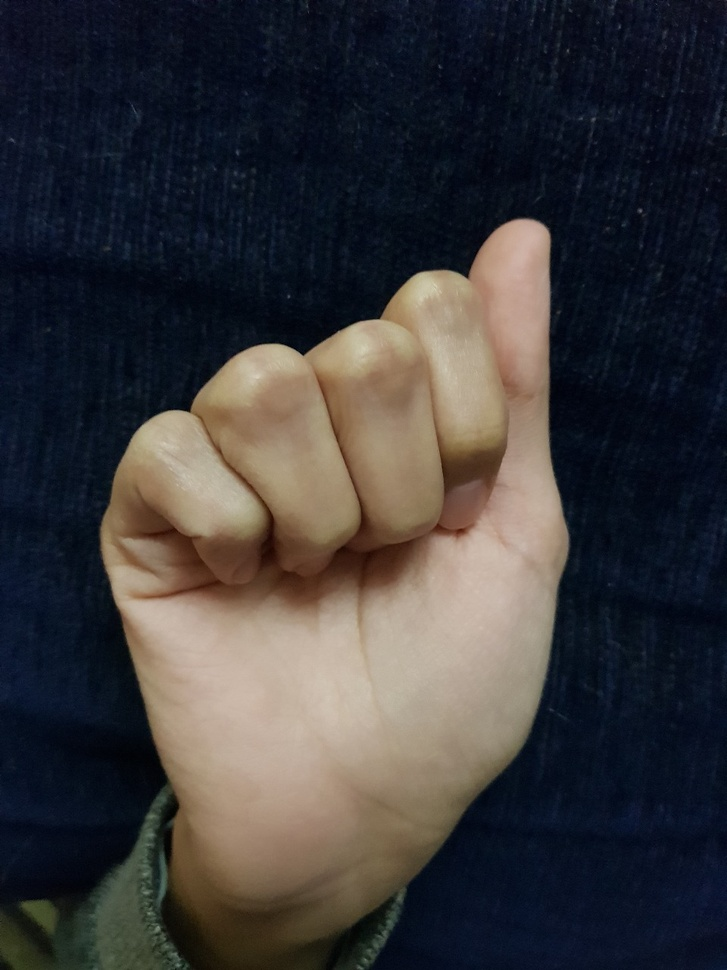
#> input picture images/A1.jpeg, 727 x 970 px, shrunk from 960 x 1280 before the run, given in place of A1.jpg, which was not available
$ jupyter execute Untitled.ipynb
#> lines starting #> are read from the running program, lines starting #| are printed output that depends on the picture; after the words box and inside, x2 and y2 are one past the last pixel; in counts of white or black regions, pixels touching at a corner belong together; pictures that were not available may be replaced by others from this repository, and a replacement may not be noted
### src/commonfunctions.py

import skimage.io as io
import matplotlib.pyplot as plt
import numpy as np
from skimage.exposure import histogram
from matplotlib.pyplot import bar
from skimage.color import rgb2gray,rgb2hsv

# Convolution:
from scipy.signal import convolve2d
from scipy import fftpack
import math

from skimage.util import random_noise
from skimage.filters import median
from skimage.feature import canny

from mpl_toolkits.mplot3d import Axes3D  # noqa: F401 unused import

import matplotlib.pyplot as plt
from matplotlib import cm
from matplotlib.ticker import LinearLocator, FormatStrFormatter
import numpy as np

# Edges
from skimage.filters import sobel_h, sobel, sobel_v,roberts, prewitt

# Show the figures / plots inside the notebook
def show_images(images,titles=None):
    #This function is used to show image(s) with titles by sending an array of images and an array of associated titles.
    # images[0] will be drawn with the title titles[0] if exists
    # You aren't required to understand this function, use it as-is.
    n_ims = len(images)
    if titles is None: titles = ['(%d)' % i for i in range(1,n_ims + 1)]
    fig = plt.figure()
    n = 1
    for image,title in zip(images,titles):
        a = fig.add_subplot(1,n_ims,n)
        if image.ndim == 2:
            plt.gray()
        plt.imshow(image)
        a.set_title(title)
        plt.axis('off')
        n += 1
    fig.set_size_inches(np.array(fig.get_size_inches()) * n_ims)
    plt.show()


# [43 lines left out: functions show_3d_image, show_3d_image_filtering_in_freq, showHist, not called in this run]

### src/Untitled.ipynb
[cell 1]
import cv2
from commonfunctions import *
from scipy import ndimage as nd
import math

# [6 lines left out: function Gamma_Correction, not called in this run]

img = io.imread("../images/ASL/A/A1.jpg")
#> img is the input picture: shape (970, 727, 3); mean R, G, B 58.2, 56.2, 57.8
#img = cv2.cvtColor(img, cv2.COLOR_RGB2YCrCb)
y=img[:,:,0]
cr=img[:,:,1]
cb=img[:,:,2]
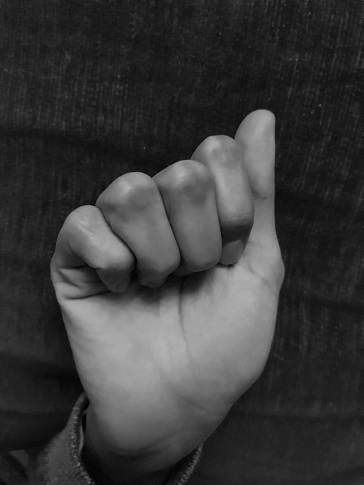
#> cb: shape (970, 727) (shown at 1/2 size); min 0, max 185, mean 57.8


# [7 lines of commented-out code are left out]

show_images([y,cr,cb])
#> in show_images, `n_ims = len(images)`: n_ims = 3
#> the loop in show_images, `for image,title in zip(images,titles):` made 3 passes
#> title on passes 1 to 3: '(1)', '(2)', '(3)'
#> after the loop in show_images, `for image,title in zip(images,titles):`: n = 4

img=np.array([y,cr,cb])
img=np.array(img[0:3].T)
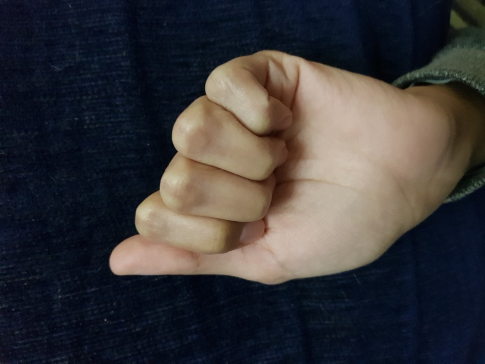
#> img: shape (727, 970, 3) (shown at 1/2 size); mean R, G, B 58.2, 56.2, 57.8
print(img.shape)
#| (727, 970, 3)

img = cv2.cvtColor(img, cv2.COLOR_RGB2YCrCb)
#> img: shape (727, 970, 3); mean of channels 0, 1, 2 57, 128.9, 128.5

y=img[:,:,0]
#> y: shape (727, 970)
cr=img[:,:,1]
#> cr: shape (727, 970)
cb=img[:,:,2]
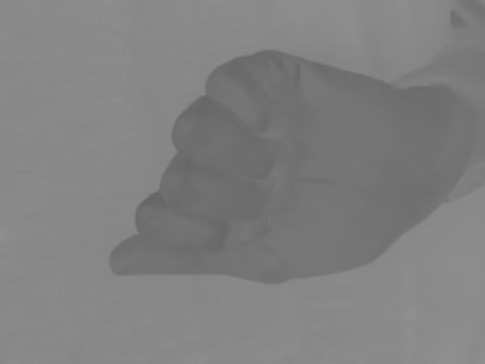
#> cb: shape (727, 970) (shown at 1/2 size); min 99, max 144, mean 128.5


# y=Gamma_Correction(y,1,1.5)
# cr=Gamma_Correction(cr,1,0.5)
# cb=Gamma_Correction(cb,1,0.5)

show_images([y,cr,cb])
#> the loop in show_images (call 2), `for image,title in zip(images,titles):` made 3 passes

y1=y.copy()
cr1=cr.copy()
cb1=cb.copy()

y[y1>80]=0
y[y1<=80]=255
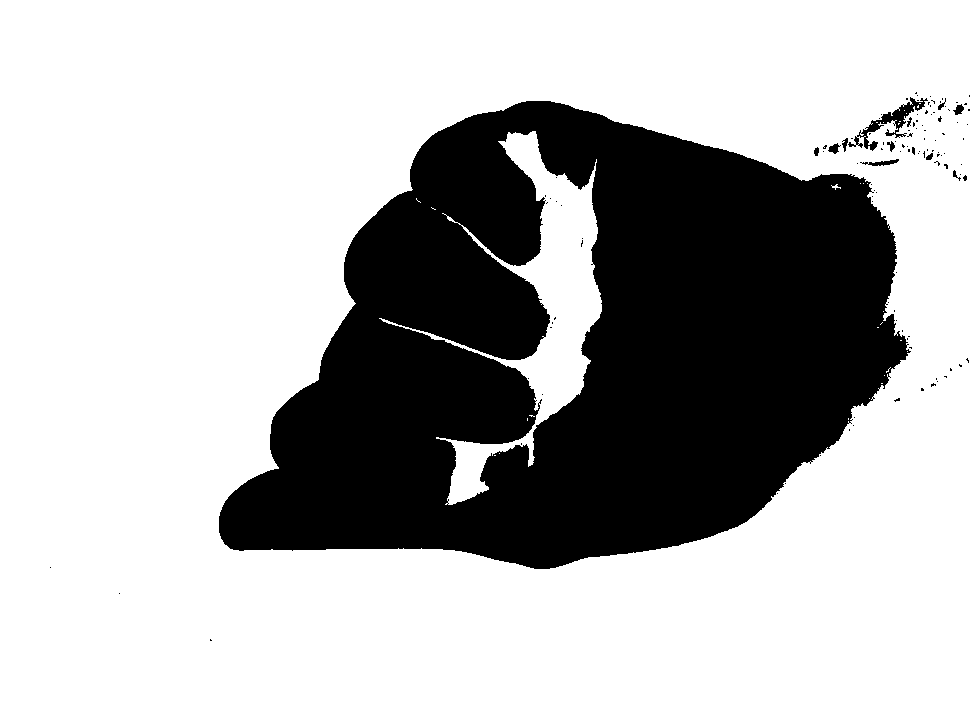
#> y: shape (727, 970); 70.8% white; 120 black regions (107 under 20 px), largest, box (x1, y1, x2, y2) and area: (219, 101, 911, 569) 203840, (848, 97, 928, 151) 897, (860, 159, 899, 166) 122

cr[cr1>=133]=255
cr[cr1<=173]=255
#> cr: shape (727, 970); every value is 255
cr[cr1<133]=0
#> cr: shape (727, 970); 33.1% white; 1 white region, box (x1, y1, x2, y2) and area: (218, 100, 970, 568) 233667
cr[cr1>173]=0

cb[cb1<=120]=255
cb[cb1>=80]=255
cb[cb1>120]=0
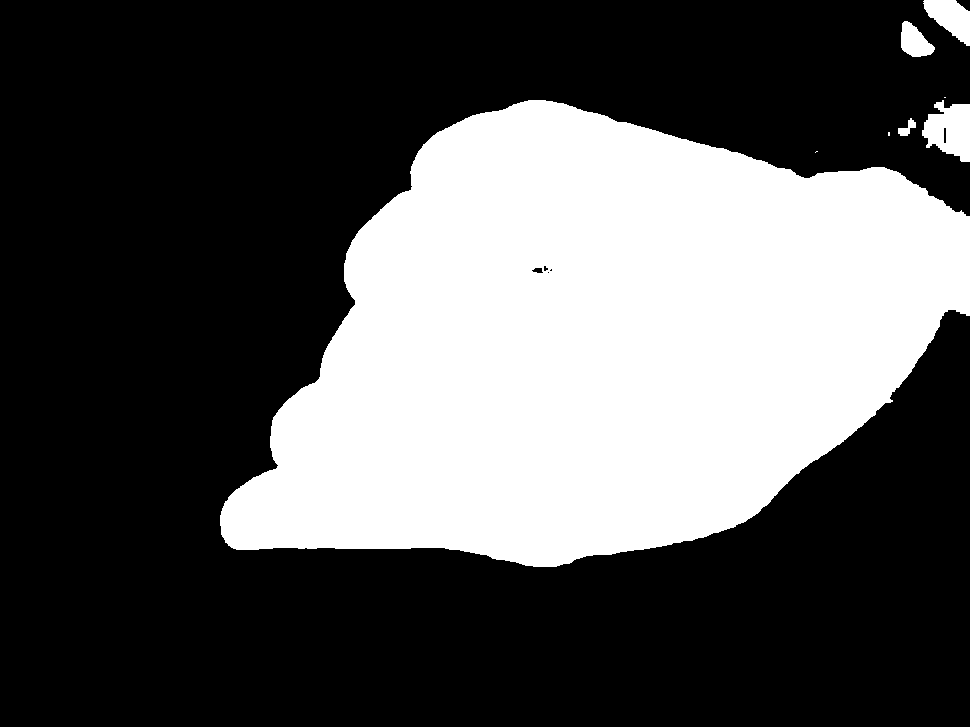
#> cb: shape (727, 970); 33.9% white; 8 white regions (3 under 20 px), largest, box (x1, y1, x2, y2) and area: (220, 100, 970, 567) 234770, (922, 100, 970, 162) 2028, (923, 0, 970, 46) 1281, (901, 21, 935, 57) 778, (898, 118, 916, 136) 152
cb[cb1<80]=0


show_images([y,cr,cb])

[cell 2]
kernel = np.ones((5, 5), np.uint8)
#thresh=cv2.erode(cr,kernel,iterations=30)
thresh=cv2.morphologyEx(cb, cv2.MORPH_OPEN, kernel,iterations=30)
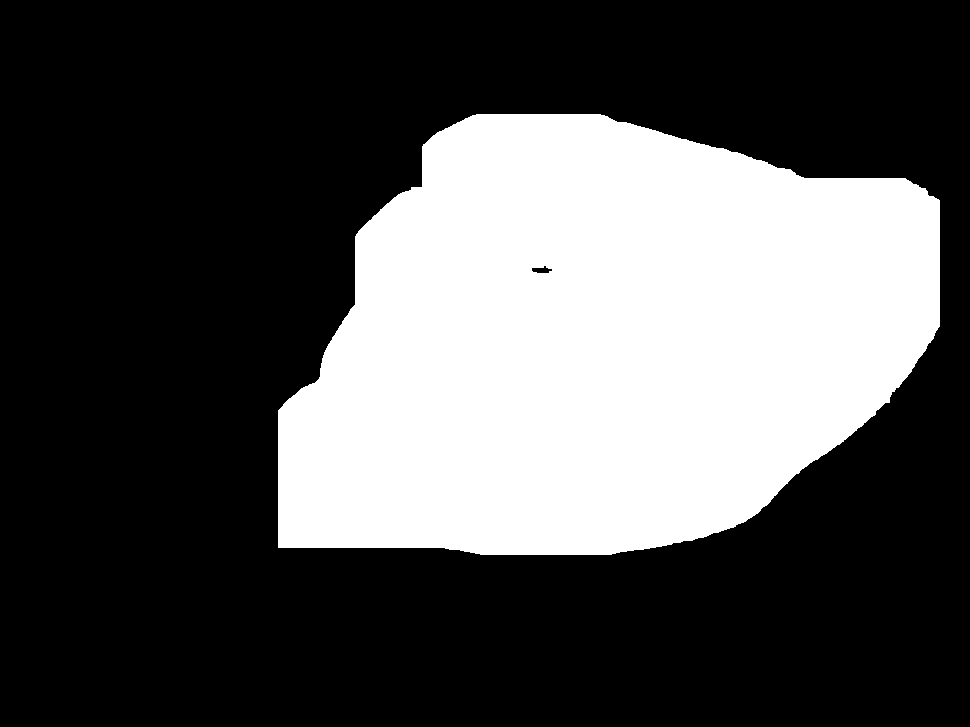
#> thresh: shape (727, 970); 31.8% white; 1 white region, box (x1, y1, x2, y2) and area: (278, 114, 940, 555) 224227
show_images([thresh])

$ run again, with images/A2.jpeg copied over images/A1.jpeg
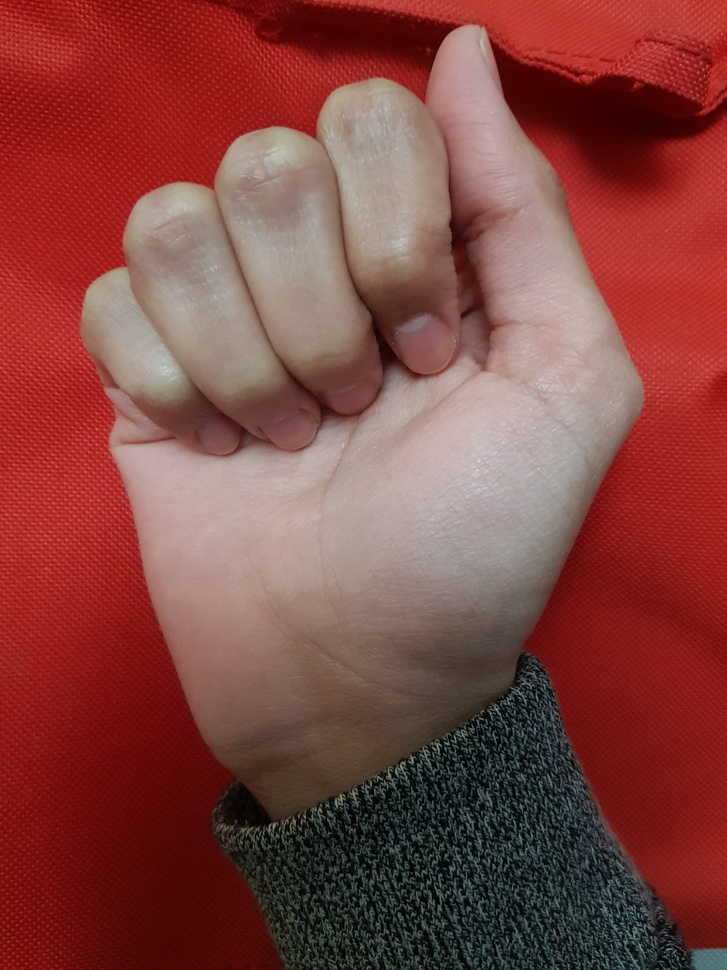
#> input picture images/A2.jpeg, 727 x 970 px, shrunk from 960 x 1280 before the run, given in place of A1.jpg, which was not available
#> img is the input picture: shape (970, 727, 3); mean R, G, B 131.7, 69.5, 65.2
#> n_ims = 3
#> the loop in show_images, `for image,title in zip(images,titles):` made 3 passes
#> title on passes 1 to 3: '(1)', '(2)', '(3)'
#> after the loop in show_images, `for image,title in zip(images,titles):`: n = 4
#| (727, 970, 3)
#> the loop in show_images (call 2), `for image,title in zip(images,titles):` made 3 passes
#> `y[y1<=80]=255`:
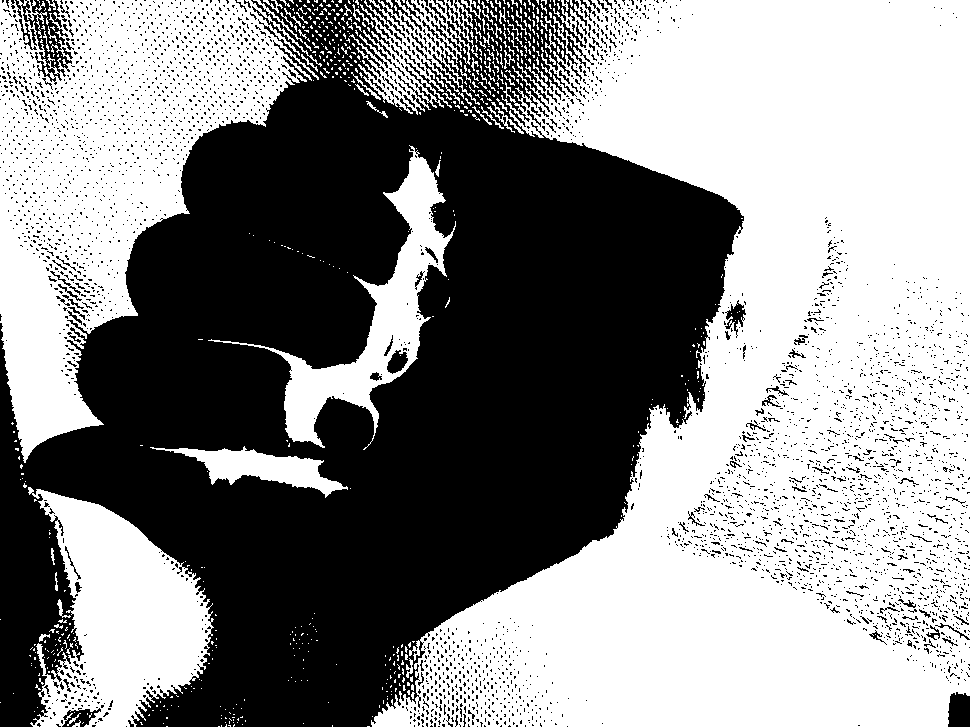
#> y: shape (727, 970); 54.2% white; 3839 black regions (3700 under 20 px), largest, box (x1, y1, x2, y2) and area: (0, 0, 744, 727) 301293, (15, 0, 73, 85) 1645, (948, 692, 970, 727) 689
#> `thresh=cv2.morphologyEx(cb, cv2.MORPH_OPEN, kernel,iterations=30)`:
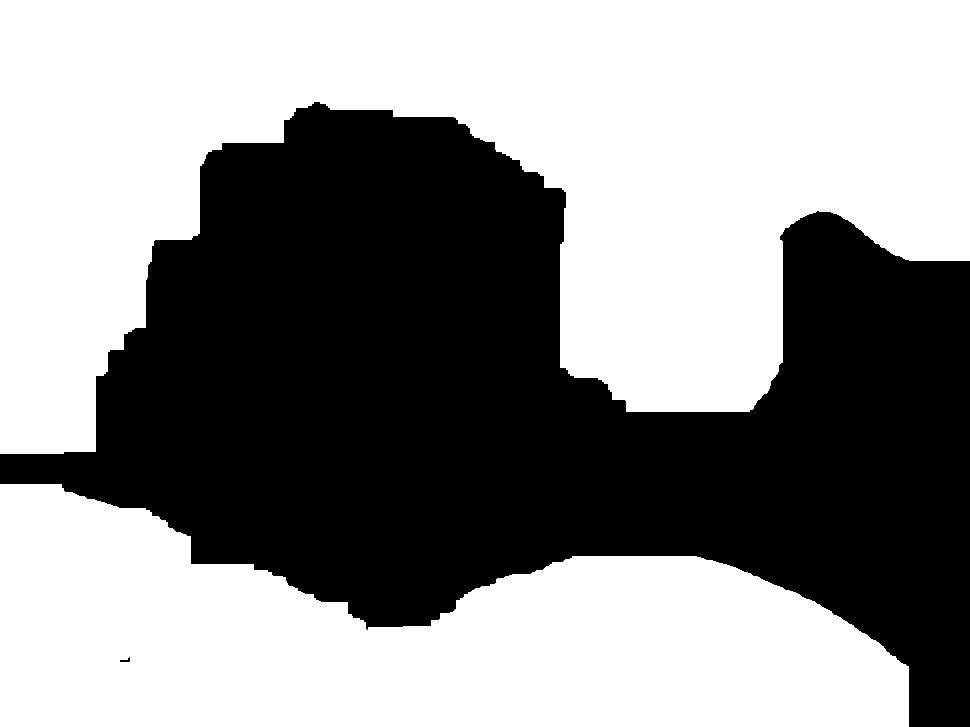
#> thresh: shape (727, 970); 56.5% white; 2 black regions, box (x1, y1, x2, y2) and area: (0, 102, 970, 727) 306478, (120, 657, 130, 662) 25

$ run again, with images/A3.jpeg copied over images/A1.jpeg
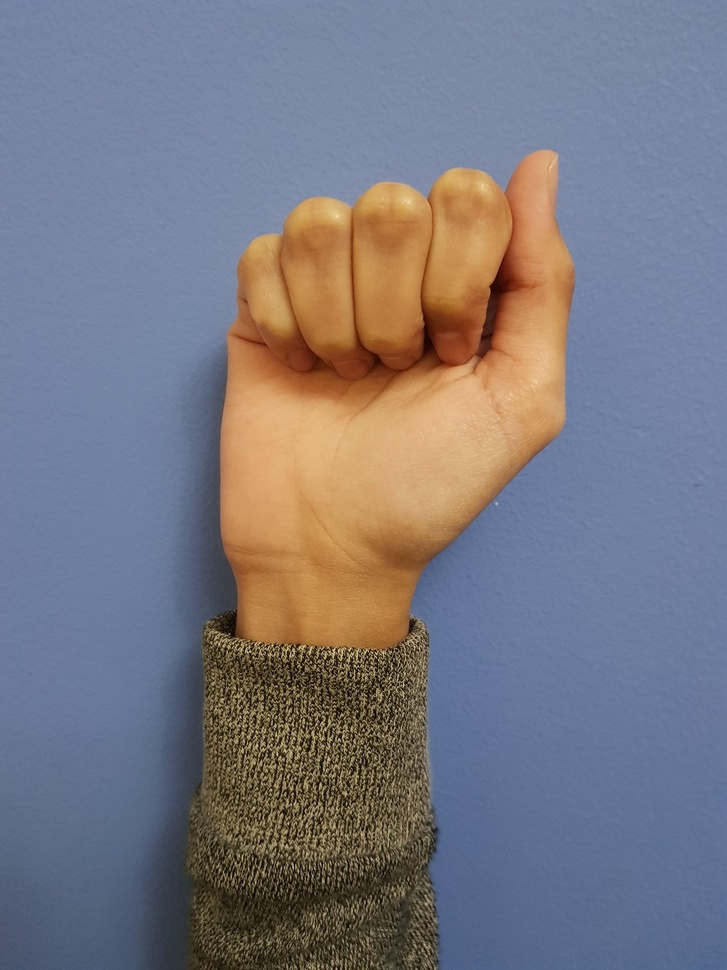
#> input picture images/A3.jpeg, 727 x 970 px, shrunk from 960 x 1280 before the run, given in place of A1.jpg, which was not available
#> img is the input picture: shape (970, 727, 3); mean R, G, B 120.6, 119.8, 129.7
#> n_ims = 3
#> the loop in show_images, `for image,title in zip(images,titles):` made 3 passes
#> title on passes 1 to 3: '(1)', '(2)', '(3)'
#> after the loop in show_images, `for image,title in zip(images,titles):`: n = 4
#| (727, 970, 3)
#> the loop in show_images (call 2), `for image,title in zip(images,titles):` made 3 passes
#> `y[y1<=80]=255`:
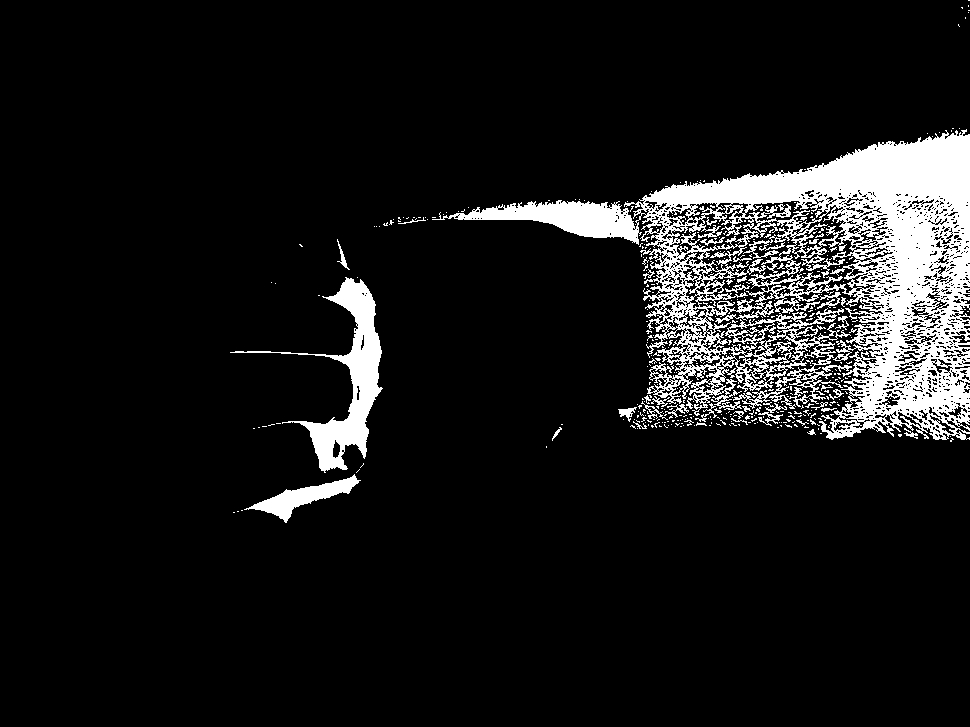
#> y: shape (727, 970); 9.5% white; 432 white regions (387 under 20 px), largest, box (x1, y1, x2, y2) and area: (432, 129, 970, 440) 55316, (230, 277, 383, 473) 6047, (244, 474, 361, 523) 1673
#> `thresh=cv2.morphologyEx(cb, cv2.MORPH_OPEN, kernel,iterations=30)`:
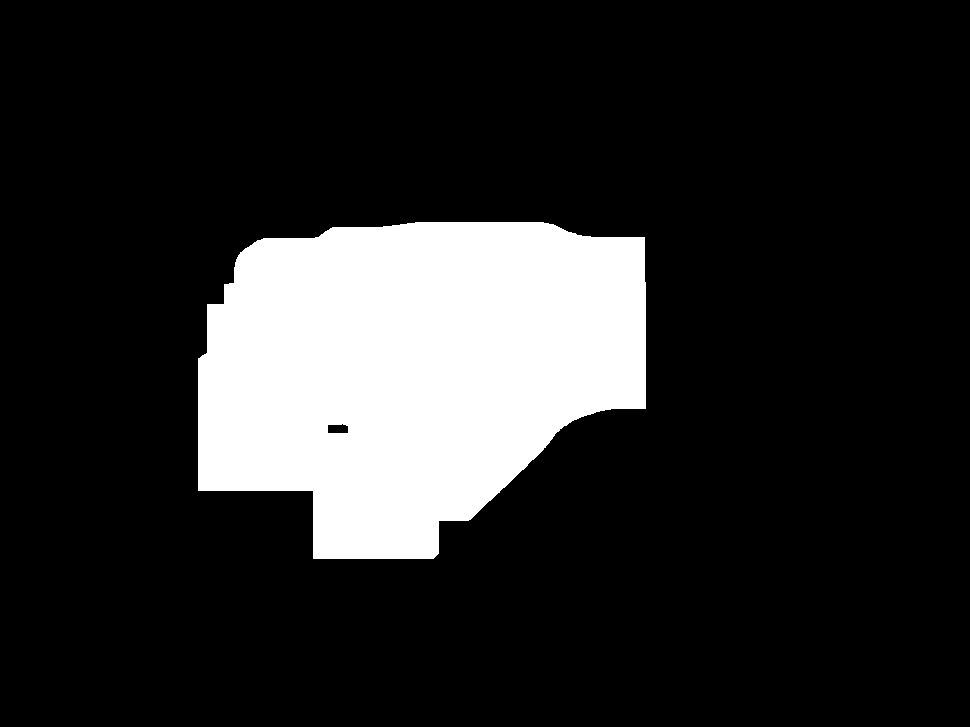
#> thresh: shape (727, 970); 16.4% white; 1 white region, box (x1, y1, x2, y2) and area: (198, 222, 646, 559) 115360
